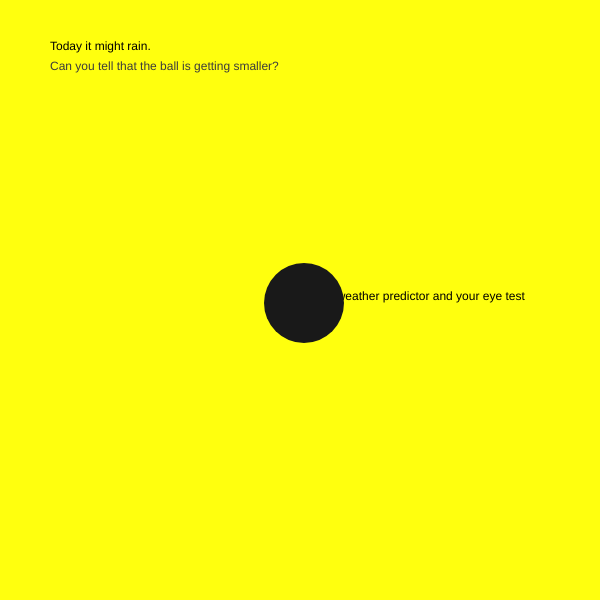
Frame 1 (no input)
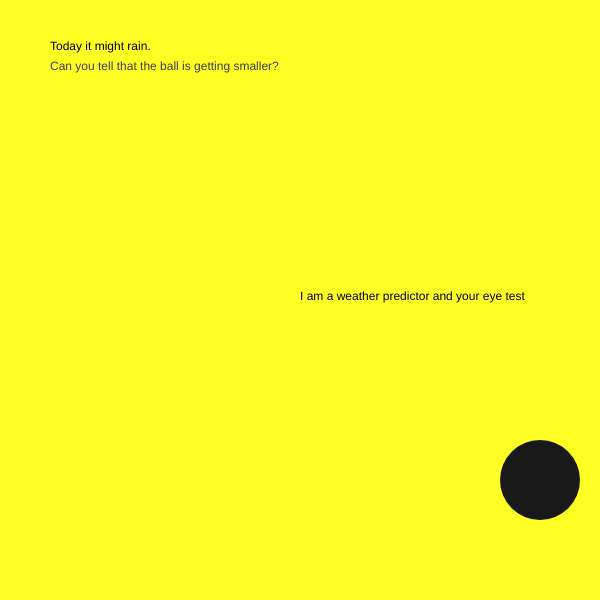
Frame 60 (no input)
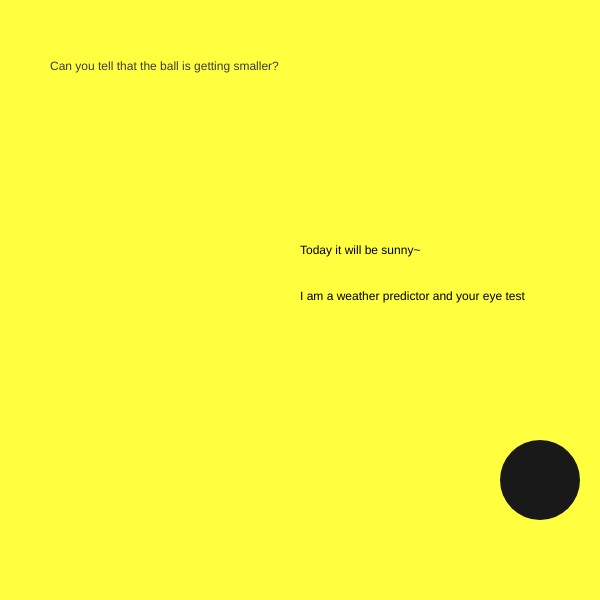
Frame 120 (the mouse pressed at the canvas centre since frame 60)

The p5.js sketch that drew these frames (run headless with seeded random() and noise() and a simulated clock; from frame 60 on, the mouse is pressed at the canvas centre):

// p5.js sketch
// ── sketch.js
console.log("Lab02");

//global variables
let ballX = 300;
let ballY = 300;
let speedX = 4;
let speedX2 = 8;
let speedY = 3;
let size = 80;
let radius = size / 2;
let ballColor;
let coinFlip;
let shrinking = false; //becomes true the first time the ball touches a wall so it doesn't shrink even more next wall.
let shrinkSpeed = 0.1; //how much smaller the ball gets each frame
let minSize = 5;

// setup is called once at the start, draw loops every frame.
function setup() {
  createCanvas(600, 600);
  ballColor = color(25);
  coinFlip = random([true, false]);
}

function draw() {
  //constantly running
  background(255, 255, 60);

  ballX = ballX + speedX;
  ballY = ballY + speedY;

  //left and right wall
  if (ballX + radius >= width || ballX - radius <= 0) {
    speedX = speedX * -1;
    shrinking = true;
    ballColor = color(random(255), random(255), random(255));
  }

  //top and bottom wall
  if (ballY + radius >= height || ballY - radius <= 0) {
    speedY = speedY * -1;
    //touching the wall again just sets it to true again, so it doesn't shrink faster
    shrinking = true;
    ballColor = color(random(255), random(255), random(255));
  }
  //once shrinking is true, the ball gets a little smaller

  if (shrinking) {
    size = max(size - shrinkSpeed, minSize);
    radius = size / 2;
  }

  fill(0);
  text("I am a weather predictor and your eye test", 100, 200);
  background(255, 255, random(68));

  fill(60);
  if (size <= 30) {
    text("the ball is now just 30px and smaller!", 50, 70);
  } else {
    text("Can you tell that the ball is getting smaller?", 50, 70);
  }

  if (size <= 10) {
    background(255, 255, random(100));
    text("You can still see the ball?", 50, 90);
  }

  fill(0);
  if (coinFlip) {
    text("Today it will be sunny~", mouseX, random(250, 260));
  } else {
    text("Today it might rain. ", 50, 50);
  }
  fill(0);
  text("I am a weather predictor and your eye test", 300, 300);

  fill(ballColor);
  noStroke();
  circle(ballX, ballY, size);
}

//click to move the ball to the mouse
function mousePressed() {
  size = 80;
  radius = size / 2;
  shrinking = false;
  ballX = constrain(mouseX, radius, width - radius);
  ballY = constrain(mouseY, radius, height - radius);
  coinFlip = random([true, false]);
  //circle(ballX, ballY, size + 100);
}
